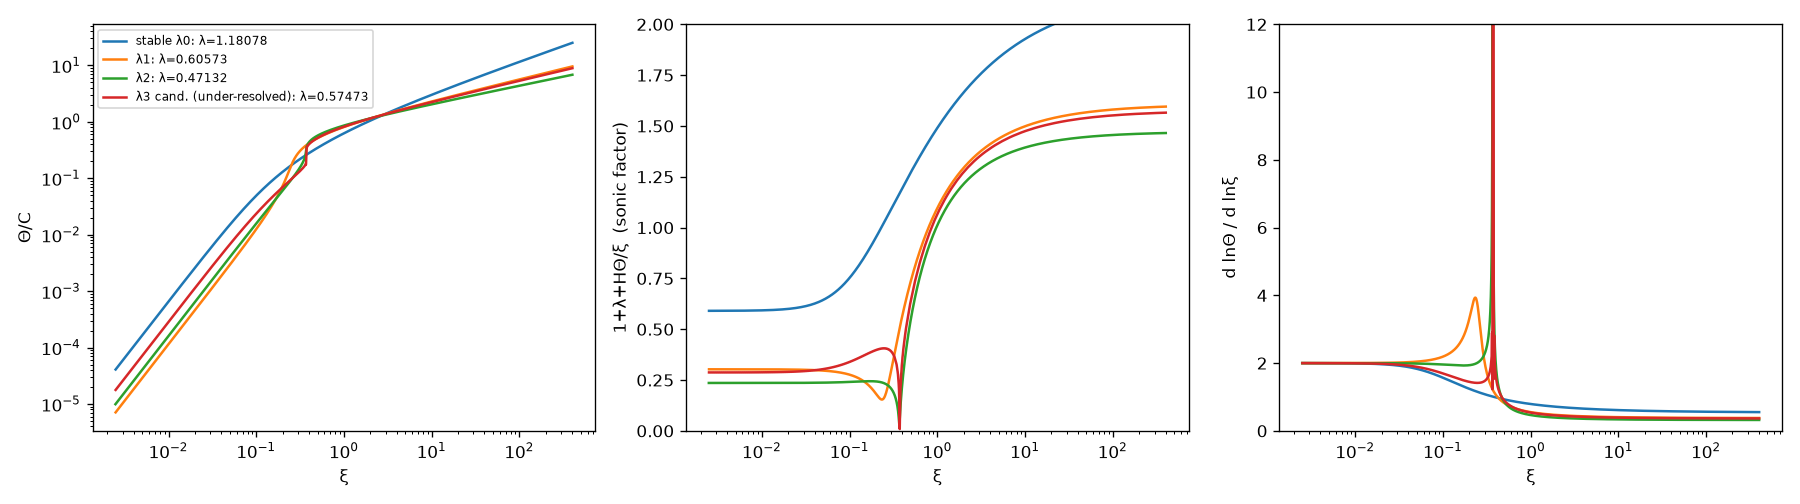

Write the Python code that produced this figure.
import numpy as np, matplotlib
matplotlib.use('Agg'); import matplotlib.pyplot as plt
from ccf_nk import CCFNK
files = [('ladder_F16k_up_cross2.npy',16384,'stable λ0'),('ladder_F16k_up_cross1.npy',16384,'λ1'),
         ('ladder_F64k_dn_cross1.npy',65536,'λ2'),('ladder_F16k_dn_cross2.npy',16384,'λ3 cand. (under-resolved)')]
fig, ax = plt.subplots(1,3, figsize=(15,4.2))
for f,N,lab in files:
    S = CCFNK(30,120,N,0.7); d=np.load(f); lam=d[0]; phi=d[1:]
    F,den = S.F(phi,lam,S.normval(phi,lam)); xi=np.exp(S.eta); Th=np.exp(phi+S.c*S.eta)
    beta=lam/(1+lam); C=Th[S.iR]/xi[S.iR]**beta
    m=(S.eta>-6)&(S.eta<6)
    ax[0].plot(xi[m], Th[m]/C, label=f'{lab}: λ={lam:.5f}')
    ax[1].semilogx(xi[m], den[m], label=lab)
    ax[2].semilogx(xi[m], np.gradient(np.log(Th[m]),S.eta[m]), label=lab)
ax[0].set_xscale('log'); ax[0].set_yscale('log'); ax[0].set_xlabel('ξ'); ax[0].set_ylabel('Θ/C'); ax[0].legend(fontsize=7)
ax[1].set_xlabel('ξ'); ax[1].set_ylabel('1+λ+HΘ/ξ  (sonic factor)'); ax[1].set_ylim(0,2)
ax[2].set_xlabel('ξ'); ax[2].set_ylabel('d lnΘ / d lnξ'); ax[2].set_ylim(0,12)
plt.tight_layout(); plt.savefig('fig_profiles.png', dpi=120)
print('saved')
